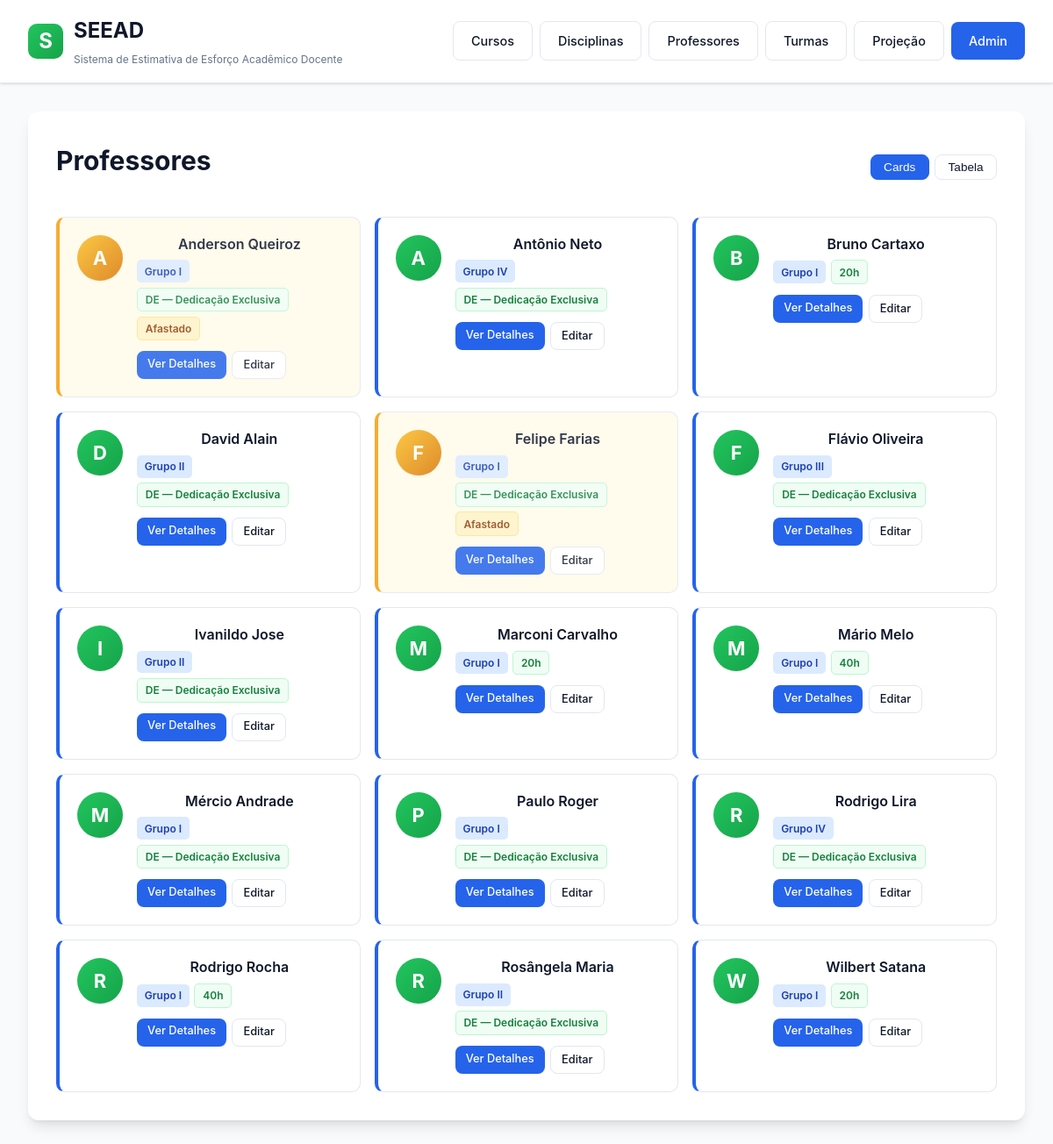
Before: /professors/ with the older database file.
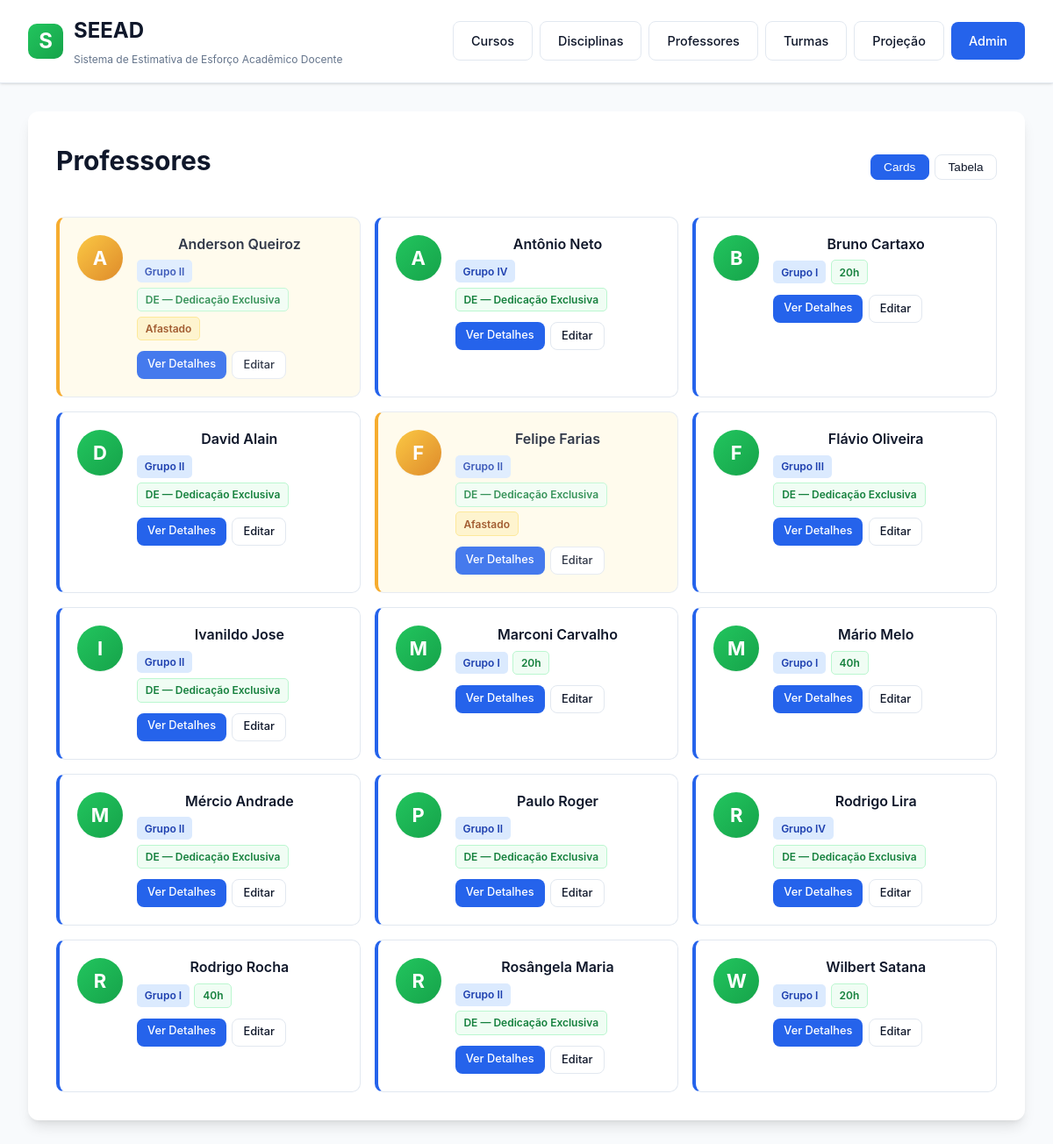
After: the same page with the newer database file.
### professors/models.py (models this page shows, shortened)
class Professor(models.Model):
    GROUP_CHOICES = [
        ("I",   "Grupo I"),
        ("II",  "Grupo II"),
        ("III", "Grupo III"),
        ("IV",  "Grupo IV"),
        ("V",   "Grupo V"),
        ("VI",  "Grupo VI"),
    ]
    CONTRACT_DE = "DE"
    CONTRACT_40H = "40h"
    CONTRACT_20H = "20h"
    CONTRACT_CHOICES = [
        (CONTRACT_DE,  "DE — Dedicação Exclusiva"),
        (CONTRACT_40H, "40h"),
        (CONTRACT_20H, "20h"),
    ]
    name = models.CharField(
        max_length=200,
        verbose_name="Nome",
        help_text="Nome completo do professor",
    )
    work_group = models.CharField(
        max_length=5,
        choices=GROUP_CHOICES,
        blank=True,
        verbose_name="Grupo de Trabalho",
        help_text="Grupo docente conforme normatização do IFPE",
    )
    contract_type = models.CharField(
        max_length=5,
        choices=CONTRACT_CHOICES,
        blank=True,
        verbose_name="Regime de Trabalho",
        help_text="Formato do vínculo contratual",
    )
    is_on_leave = models.BooleanField(
        default=False,
        verbose_name="Afastado",
        help_text="Professor afastado não entra no cômputo da soma total de esforço",
    )
    created_at = models.DateTimeField(auto_now_add=True)
    updated_at = models.DateTimeField(auto_now=True)
    class Meta:
        ordering = ["name"]
        verbose_name = "Professor"
        verbose_name_plural = "Professores"

### professors/views.py (the view)
# urls.py: path("", ProfessorListView.as_view(), name="professor_list"),
class ProfessorListView(ListView):
    model = Professor
    template_name = "professors/professor_list.html"
    context_object_name = "professors"
    paginate_by = 20

### professors/templates/professors/professor_list.html (shortened to what this page needs)
{% extends "courses/base.html" %}
{% block content %}
<div class="section-header" style="flex-wrap:wrap;gap:0.75rem;">
    <h2>Professores</h2>
    <div style="display:flex;gap:1rem;align-items:center;flex-wrap:wrap;">
        <div class="view-toggle">
            <button id="btn-cards" class="btn btn-secondary active" onclick="setView('cards')">Cards</button>
            <button id="btn-table" class="btn btn-secondary" onclick="setView('table')">Tabela</button>
        </div>
    </div>
</div>
{% if professors %}
<div id="view-cards">
    <div class="professors-grid">
        {% for professor in professors %}
        <div class="professor-card{% if professor.is_on_leave %} on-leave{% endif %}">
            <div class="professor-avatar">
                <span class="avatar-initial">{{ professor.name.0|upper }}</span>
            </div>
            <div class="professor-content">
                <h3 class="professor-name">
                    <a href="{% url 'professors:professor_detail' professor.pk %}">{{ professor.name }}</a>
                </h3>
                <div class="professor-badges">
                    {% if professor.work_group %}
                    <span class="badge-group">Grupo {{ professor.work_group }}</span>
                    {% endif %}
                    {% if professor.contract_type %}
                    <span class="badge-contract">{{ professor.get_contract_type_display }}</span>
                    {% endif %}
                    {% if professor.is_on_leave %}
                    <span class="badge-leave">Afastado</span>
                    {% endif %}
                </div>
                <div class="professor-footer">
                    <a href="{% url 'professors:professor_detail' professor.pk %}" class="btn btn-primary">Ver Detalhes</a>
                    <a href="/admin/professors/professor/{{ professor.pk }}/change/" class="btn btn-secondary">Editar</a>
                </div>
            </div>
        </div>
        {% endfor %}
    </div>
</div>
{% else %}
    <div class="empty-state">
        <p>Nenhum professor cadastrado.</p>
        <a href="/admin/professors/professor/add/" class="btn btn-primary">Adicionar Professor</a>
    </div>
{% endif %}
{% endblock %}

### courses/templates/courses/base.html (shortened to what this page needs)
<!DOCTYPE html>
<html lang="pt-BR">
<head>
</head>
<body>
    <div class="top-bar">
        <header>
            <div class="header-content">
                <div class="logo">
                    <div class="logo-icon">S</div>
                    <h1>
                        SEEAD
                        <small>Sistema de Estimativa de Esforço Acadêmico Docente</small>
                    </h1>
                </div>
                <nav>
                    <a href="{% url 'courses:course_list' %}" class="btn btn-secondary">Cursos</a>
                    <a href="{% url 'courses:discipline_list' %}" class="btn btn-secondary">Disciplinas</a>
                    <a href="{% url 'professors:professor_list' %}" class="btn btn-secondary">Professores</a>
                    <a href="{% url 'planning:entry_list' %}" class="btn btn-secondary">Turmas</a>
                    <a href="{% url 'planning:projection' %}" class="btn btn-secondary">Projeção</a>
                    <a href="/admin/" class="btn btn-primary">Admin</a>
                </nav>
            </div>
        </header>
    </div>
    <div class="container">
        <div class="content-box">
            {% block content %}
            {% endblock %}
        </div>
    </div>
</body>
</html>

### courses/templates/courses/base.html (style rules this page uses)
:root { --primary-color: #2563eb; --primary-hover: #1d4ed8; --secondary-color: #64748b; --secondary-hover: #475569; --success-color: #16a34a; --danger-color: #dc2626; --warning-color: #ea580c; --info-color: #0891b2; --background: #f8fafc; --surface: #ffffff; --border-color: #e2e8f0; --text-primary: #0f172a; --text-secondary: #64748b; --shadow-sm: 0 1px 2px 0 rgb(0 0 0 / 0.05); --shadow: 0 1px 3px 0 rgb(0 0 0 / 0.1), 0 1px 2px -1px rgb(0 0 0 / 0.1); --shadow-lg: 0 10px 15px -3px rgb(0 0 0 / 0.1), 0 4px 6px -4px rgb(0 0 0 / 0.1); }
* { margin: 0; padding: 0; box-sizing: border-box; }
body { font-family: -apple-system, BlinkMacSystemFont, 'Segoe UI', Roboto, 'Helvetica Neue', Arial, sans-serif; line-height: 1.6; color: var(--text-primary); background: var(--background); min-height: 100vh; padding: 0; }
.top-bar { background: rgba(255, 255, 255, 0.95); backdrop-filter: blur(10px); border-bottom: 1px solid var(--border-color); box-shadow: var(--shadow); position: sticky; top: 0; z-index: 1000; }
header { max-width: 1400px; margin: 0 auto; padding: 1rem 2rem; }
.header-content { display: flex; justify-content: space-between; align-items: center; flex-wrap: wrap; gap: 1rem; }
.logo { display: flex; align-items: center; gap: 0.75rem; }
.logo-icon { width: 40px; height: 40px; background: linear-gradient(135deg, #22c55e 0%, #16a34a 100%); border-radius: 10px; display: flex; align-items: center; justify-content: center; font-size: 1.5rem; font-weight: bold; color: white; }
h1 { font-size: 1.5rem; font-weight: 700; color: var(--text-primary); margin: 0; }
h1 small { display: block; font-size: 0.75rem; font-weight: 400; color: var(--text-secondary); margin-top: 0.25rem; }
nav { display: flex; gap: 0.5rem; align-items: center; }
h2, h3 { color: var(--text-primary); margin-bottom: 1rem; }
h2 { font-size: 1.875rem; font-weight: 700; }
h3 { font-size: 1.25rem; font-weight: 600; }
.container { max-width: 1400px; margin: 2rem auto; padding: 0 2rem 2rem; }
.content-box { background-color: var(--surface); padding: 2rem; border-radius: 12px; box-shadow: var(--shadow-lg); margin-bottom: 2rem; }
.btn { display: inline-block; padding: 0.625rem 1.25rem; text-decoration: none; border-radius: 8px; font-weight: 500; font-size: 0.9rem; transition: all 0.2s ease; border: none; cursor: pointer; white-space: nowrap; }
.btn-primary { background-color: var(--primary-color); color: white; }
.btn-secondary { background-color: var(--surface); color: var(--text-primary); border: 1px solid var(--border-color); }
.section-header { display: flex; justify-content: space-between; align-items: center; margin-bottom: 1.5rem; flex-wrap: wrap; gap: 1rem; }
a { color: var(--primary-color); text-decoration: none; transition: color 0.2s ease; }
.professors-grid { display: grid; grid-template-columns: repeat(auto-fill, minmax(280px, 1fr)); gap: 1.5rem; margin-top: 1.5rem; }
.professor-card { display: flex; flex-direction: column; align-items: center; text-align: center; gap: 1rem; padding: 2rem 1.5rem; border: 1px solid var(--border-color); border-radius: 12px; background-color: var(--surface); transition: all 0.3s ease; }
.professor-avatar { flex-shrink: 0; width: 80px; height: 80px; border-radius: 50%; background: linear-gradient(135deg, #22c55e 0%, #16a34a 100%); display: flex; align-items: center; justify-content: center; box-shadow: var(--shadow); }
.avatar-initial { color: white; font-size: 2rem; font-weight: 700; }
.professor-content { width: 100%; display: flex; flex-direction: column; gap: 1rem; }
.professor-name { margin: 0; font-size: 1.25rem; font-weight: 600; color: var(--text-primary); }
.professor-name a { color: var(--text-primary); text-decoration: none; transition: color 0.2s ease; }

Changed rows visible on the page:
changed Professor "Anderson Queiroz": work_group "I" → "II"
changed Professor "Felipe Farias": work_group "I" → "II"
changed Professor "Mércio Andrade": work_group "I" → "II"
changed Professor "Paulo Roger": work_group "I" → "II"
